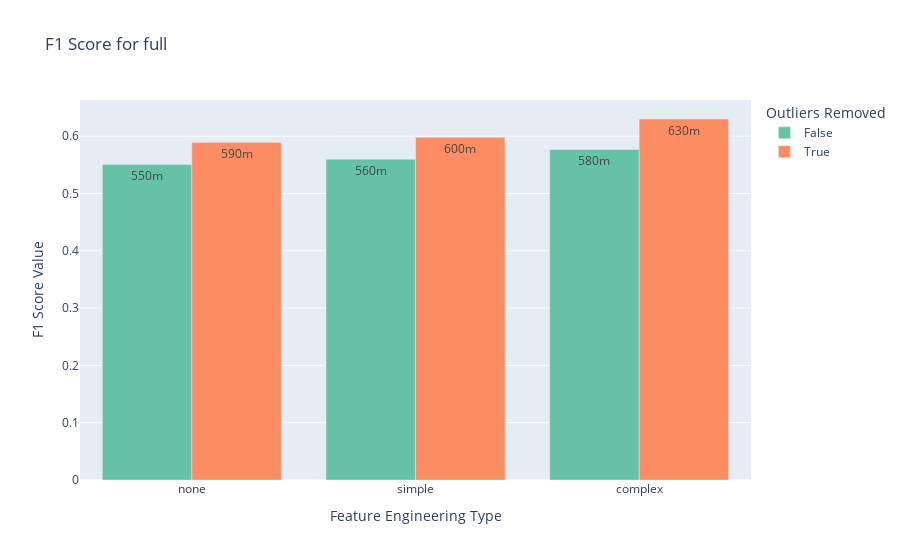
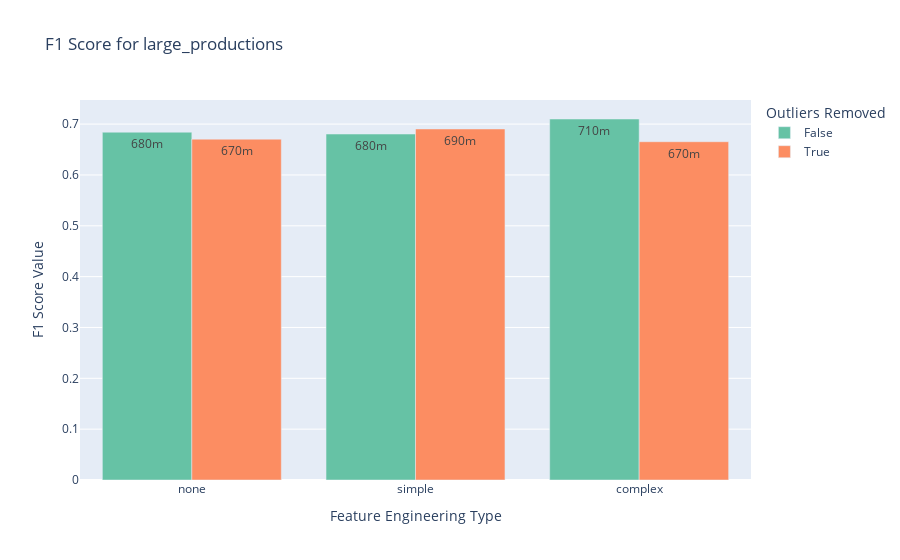
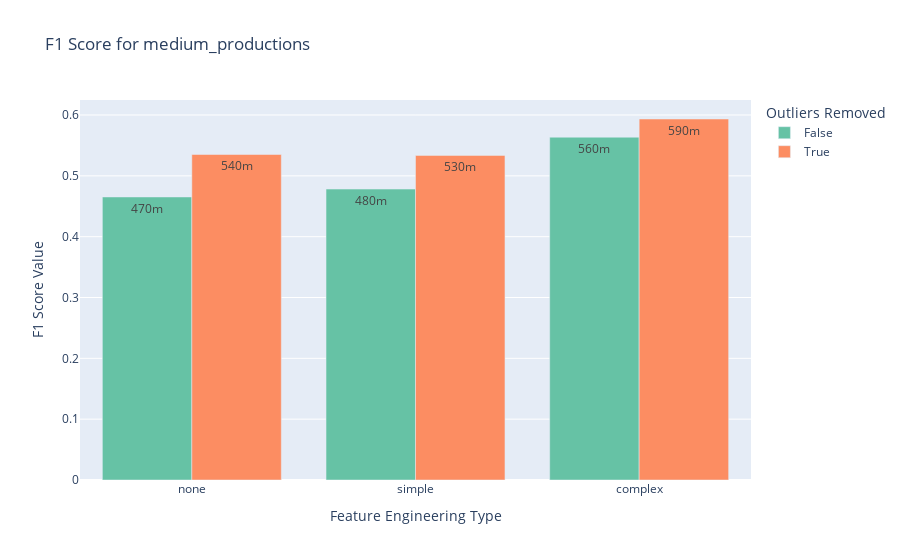
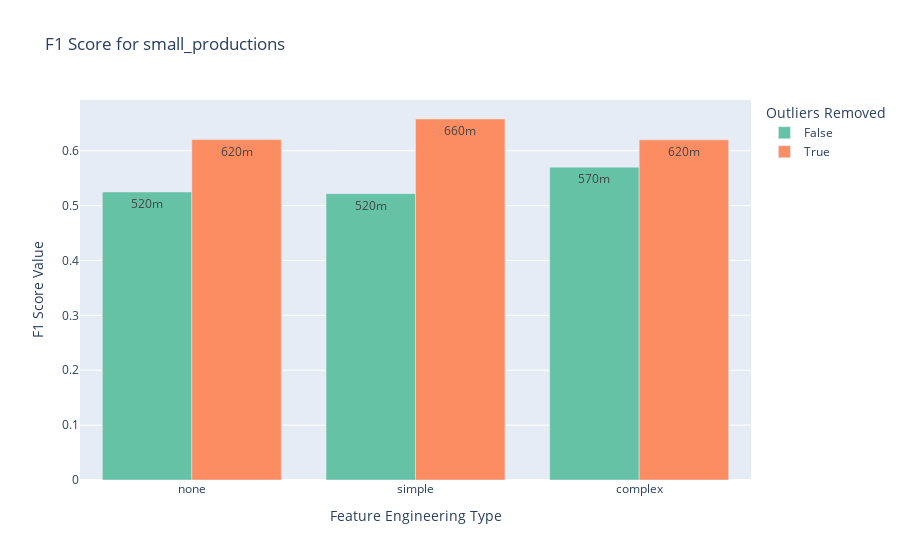

The notebook cell these images were saved under, in order:
### Code cell
plot_one_metric_of_different_datasets_per_feature_engineering_outliers_with_plotly(experiment_df, problem_type='binary_classification', metric='F1 Score', metric_agg='max')

### Figure 1 — Plotly figure (JSON) as saved in the notebook; plotly's stock layout.template omitted (floating-point values rounded to 4 significant figures)
{"data": [{"alignmentgroup": "True", "hovertemplate": "Outliers Removed=False<br>Feature Engineering Type=%{x}<br>F1 Score Value=%{text}<extra></extra>", "legendgroup": "False", "marker": {"color": "rgb(102,194,165)", "pattern": {"shape": ""}}, "name": "False", "offsetgroup": "False", "orientation": "v", "showlegend": true, "text": [0.5769, 0.5507, 0.5597], "textposition": "inside", "texttemplate": "%{text:.2s}", "type": "bar", "x": ["complex", "none", "simple"], "xaxis": "x", "y": [0.5769, 0.5507, 0.5597], "yaxis": "y"}, {"alignmentgroup": "True", "hovertemplate": "Outliers Removed=True<br>Feature Engineering Type=%{x}<br>F1 Score Value=%{text}<extra></extra>", "legendgroup": "True", "marker": {"color": "rgb(252,141,98)", "pattern": {"shape": ""}}, "name": "True", "offsetgroup": "True", "orientation": "v", "showlegend": true, "text": [0.63, 0.5892, 0.5983], "textposition": "inside", "texttemplate": "%{text:.2s}", "type": "bar", "x": ["complex", "none", "simple"], "xaxis": "x", "y": [0.63, 0.5892, 0.5983], "yaxis": "y"}], "layout": {"barmode": "group", "legend": {"title": {"text": "Outliers Removed"}, "tracegroupgap": 0}, "showlegend": true, "title": {"text": "F1 Score for full"}, "xaxis": {"anchor": "y", "categoryarray": ["none", "simple", "complex"], "categoryorder": "array", "domain": [0, 1], "title": {"text": "Feature Engineering Type"}}, "yaxis": {"anchor": "x", "domain": [0, 1], "title": {"text": "F1 Score Value"}}}}

### Figure 2 — Plotly figure (JSON) as saved in the notebook; plotly's stock layout.template omitted (floating-point values rounded to 4 significant figures)
{"data": [{"alignmentgroup": "True", "hovertemplate": "Outliers Removed=False<br>Feature Engineering Type=%{x}<br>F1 Score Value=%{text}<extra></extra>", "legendgroup": "False", "marker": {"color": "rgb(102,194,165)", "pattern": {"shape": ""}}, "name": "False", "offsetgroup": "False", "orientation": "v", "showlegend": true, "text": [0.71, 0.6841, 0.6805], "textposition": "inside", "texttemplate": "%{text:.2s}", "type": "bar", "x": ["complex", "none", "simple"], "xaxis": "x", "y": [0.71, 0.6841, 0.6805], "yaxis": "y"}, {"alignmentgroup": "True", "hovertemplate": "Outliers Removed=True<br>Feature Engineering Type=%{x}<br>F1 Score Value=%{text}<extra></extra>", "legendgroup": "True", "marker": {"color": "rgb(252,141,98)", "pattern": {"shape": ""}}, "name": "True", "offsetgroup": "True", "orientation": "v", "showlegend": true, "text": [0.6654, 0.6704, 0.6904], "textposition": "inside", "texttemplate": "%{text:.2s}", "type": "bar", "x": ["complex", "none", "simple"], "xaxis": "x", "y": [0.6654, 0.6704, 0.6904], "yaxis": "y"}], "layout": {"barmode": "group", "legend": {"title": {"text": "Outliers Removed"}, "tracegroupgap": 0}, "showlegend": true, "title": {"text": "F1 Score for large_productions"}, "xaxis": {"anchor": "y", "categoryarray": ["none", "simple", "complex"], "categoryorder": "array", "domain": [0, 1], "title": {"text": "Feature Engineering Type"}}, "yaxis": {"anchor": "x", "domain": [0, 1], "title": {"text": "F1 Score Value"}}}}

### Figure 3 — Plotly figure (JSON) as saved in the notebook; plotly's stock layout.template omitted (floating-point values rounded to 4 significant figures)
{"data": [{"alignmentgroup": "True", "hovertemplate": "Outliers Removed=False<br>Feature Engineering Type=%{x}<br>F1 Score Value=%{text}<extra></extra>", "legendgroup": "False", "marker": {"color": "rgb(102,194,165)", "pattern": {"shape": ""}}, "name": "False", "offsetgroup": "False", "orientation": "v", "showlegend": true, "text": [0.5635, 0.4653, 0.4783], "textposition": "inside", "texttemplate": "%{text:.2s}", "type": "bar", "x": ["complex", "none", "simple"], "xaxis": "x", "y": [0.5635, 0.4653, 0.4783], "yaxis": "y"}, {"alignmentgroup": "True", "hovertemplate": "Outliers Removed=True<br>Feature Engineering Type=%{x}<br>F1 Score Value=%{text}<extra></extra>", "legendgroup": "True", "marker": {"color": "rgb(252,141,98)", "pattern": {"shape": ""}}, "name": "True", "offsetgroup": "True", "orientation": "v", "showlegend": true, "text": [0.5934, 0.5351, 0.5336], "textposition": "inside", "texttemplate": "%{text:.2s}", "type": "bar", "x": ["complex", "none", "simple"], "xaxis": "x", "y": [0.5934, 0.5351, 0.5336], "yaxis": "y"}], "layout": {"barmode": "group", "legend": {"title": {"text": "Outliers Removed"}, "tracegroupgap": 0}, "showlegend": true, "title": {"text": "F1 Score for medium_productions"}, "xaxis": {"anchor": "y", "categoryarray": ["none", "simple", "complex"], "categoryorder": "array", "domain": [0, 1], "title": {"text": "Feature Engineering Type"}}, "yaxis": {"anchor": "x", "domain": [0, 1], "title": {"text": "F1 Score Value"}}}}

### Figure 4 — Plotly figure (JSON) as saved in the notebook; plotly's stock layout.template omitted (floating-point values rounded to 4 significant figures)
{"data": [{"alignmentgroup": "True", "hovertemplate": "Outliers Removed=False<br>Feature Engineering Type=%{x}<br>F1 Score Value=%{text}<extra></extra>", "legendgroup": "False", "marker": {"color": "rgb(102,194,165)", "pattern": {"shape": ""}}, "name": "False", "offsetgroup": "False", "orientation": "v", "showlegend": true, "text": [0.57, 0.5248, 0.5217], "textposition": "inside", "texttemplate": "%{text:.2s}", "type": "bar", "x": ["complex", "none", "simple"], "xaxis": "x", "y": [0.57, 0.5248, 0.5217], "yaxis": "y"}, {"alignmentgroup": "True", "hovertemplate": "Outliers Removed=True<br>Feature Engineering Type=%{x}<br>F1 Score Value=%{text}<extra></extra>", "legendgroup": "True", "marker": {"color": "rgb(252,141,98)", "pattern": {"shape": ""}}, "name": "True", "offsetgroup": "True", "orientation": "v", "showlegend": true, "text": [0.6197, 0.6202, 0.6577], "textposition": "inside", "texttemplate": "%{text:.2s}", "type": "bar", "x": ["complex", "none", "simple"], "xaxis": "x", "y": [0.6197, 0.6202, 0.6577], "yaxis": "y"}], "layout": {"barmode": "group", "legend": {"title": {"text": "Outliers Removed"}, "tracegroupgap": 0}, "showlegend": true, "title": {"text": "F1 Score for small_productions"}, "xaxis": {"anchor": "y", "categoryarray": ["none", "simple", "complex"], "categoryorder": "array", "domain": [0, 1], "title": {"text": "Feature Engineering Type"}}, "yaxis": {"anchor": "x", "domain": [0, 1], "title": {"text": "F1 Score Value"}}}}
